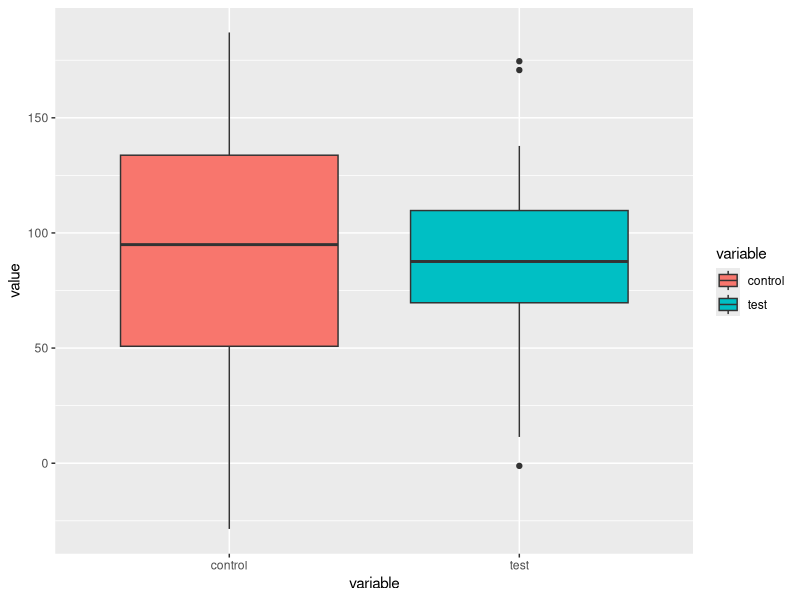

Recreate this plot in R.
## ---- chunk 1
dataCreated<- function(mean1=100,mean2=80,n1=40,n2=40,sd1=43,sd2=38){
  mydf <- data.frame(control=rnorm(mean = mean1, n=n1, sd=sd1), test=rnorm(mean=mean2, n=n2, sd=sd2))
  return(mydf)
}
myDF <-dataCreated(mean1=100)
head(myDF)
## ---- chunk 2
library(reshape2)
myDF2 <- melt(myDF)
ANOVA <- function(data=myDF2){
  myANOVA <- aov(value~variable, data=data)
  summary(myANOVA)
}
ANOVA(data=myDF2)
ANOVA()
myANOVA <- aov(value~variable, data=myDF2)
summary(myANOVA)
## ---- chunk 3
library(ggplot2)
ANOVAPlot <- function(data=myDF2){
  ggplot(data=data,aes(x=variable, y=value, fill=variable)) + geom_boxplot()
}
ANOVAPlot()
## ---- chunk 4
dataCreated<- function(mean1=100,mean2=200,n1=40,n2=40,sd1=43,sd2=38){
  mydf <- data.frame(control=rnorm(mean = mean1, n=n1, sd=sd1), test=rnorm(mean=mean2, n=n2, sd=sd2))
  return(mydf)
}
myDF <-dataCreated(mean1=100)
head(myDF)
myDF2 <- melt(myDF)
ANOVA <- function(data=myDF2){
  myANOVA <- aov(value~variable, data=data)
  summary(myANOVA)
}
ANOVA(data=myDF2)
ANOVA()
myANOVA <- aov(value~variable, data=myDF2)
summary(myANOVA)
## ---- chunk 5
dataCreated<- function(mean1=100,mean2=80,n1=25,n2=25,sd1=43,sd2=38){
  mydf <- data.frame(control=rnorm(mean = mean1, n=n1, sd=sd1), test=rnorm(mean=mean2, n=n2, sd=sd2))
  return(mydf)
}
myDF <-dataCreated(mean1=100)
head(myDF)
myDF2 <- melt(myDF)
ANOVA <- function(data=myDF2){
  myANOVA <- aov(value~variable, data=data)
  summary(myANOVA)
}
ANOVA(data=myDF2)
ANOVA()
myANOVA <- aov(value~variable, data=myDF2)
summary(myANOVA)
